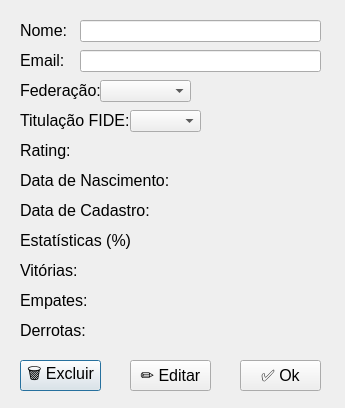
<?xml version="1.0" encoding="UTF-8"?>
<ui version="4.0">
 <class>Dialog</class>
 <widget class="QDialog" name="Dialog">
  <property name="geometry">
   <rect>
    <x>0</x>
    <y>0</y>
    <width>345</width>
    <height>408</height>
   </rect>
  </property>
  <property name="windowTitle">
   <string>Dialog</string>
  </property>
  <widget class="QLabel" name="label">
   <property name="geometry">
    <rect>
     <x>10</x>
     <y>20</y>
     <width>49</width>
     <height>16</height>
    </rect>
   </property>
   <property name="text">
    <string/>
   </property>
  </widget>
  <widget class="QLabel" name="label_2">
   <property name="geometry">
    <rect>
     <x>20</x>
     <y>20</y>
     <width>51</width>
     <height>21</height>
    </rect>
   </property>
   <property name="font">
    <font>
     <pointsize>12</pointsize>
    </font>
   </property>
   <property name="text">
    <string>Nome:</string>
   </property>
  </widget>
  <widget class="QLineEdit" name="lineEdit">
   <property name="geometry">
    <rect>
     <x>80</x>
     <y>20</y>
     <width>241</width>
     <height>22</height>
    </rect>
   </property>
  </widget>
  <widget class="QLabel" name="label_3">
   <property name="geometry">
    <rect>
     <x>20</x>
     <y>50</y>
     <width>51</width>
     <height>21</height>
    </rect>
   </property>
   <property name="font">
    <font>
     <pointsize>12</pointsize>
    </font>
   </property>
   <property name="text">
    <string>Email:</string>
   </property>
  </widget>
  <widget class="QLineEdit" name="lineEdit_2">
   <property name="geometry">
    <rect>
     <x>80</x>
     <y>50</y>
     <width>241</width>
     <height>22</height>
    </rect>
   </property>
  </widget>
  <widget class="QLabel" name="label_data_nascimento">
   <property name="geometry">
    <rect>
     <x>20</x>
     <y>170</y>
     <width>301</width>
     <height>21</height>
    </rect>
   </property>
   <property name="font">
    <font>
     <pointsize>12</pointsize>
    </font>
   </property>
   <property name="text">
    <string>Data de Nascimento:</string>
   </property>
  </widget>
  <widget class="QLabel" name="label_4">
   <property name="geometry">
    <rect>
     <x>20</x>
     <y>80</y>
     <width>81</width>
     <height>21</height>
    </rect>
   </property>
   <property name="font">
    <font>
     <pointsize>12</pointsize>
    </font>
   </property>
   <property name="text">
    <string>Federação:</string>
   </property>
  </widget>
  <widget class="QComboBox" name="comboBox">
   <property name="geometry">
    <rect>
     <x>100</x>
     <y>80</y>
     <width>91</width>
     <height>22</height>
    </rect>
   </property>
  </widget>
  <widget class="QLabel" name="label_6">
   <property name="geometry">
    <rect>
     <x>20</x>
     <y>110</y>
     <width>111</width>
     <height>21</height>
    </rect>
   </property>
   <property name="font">
    <font>
     <pointsize>12</pointsize>
    </font>
   </property>
   <property name="text">
    <string>Titulação FIDE:</string>
   </property>
  </widget>
  <widget class="QComboBox" name="comboBox_2">
   <property name="geometry">
    <rect>
     <x>130</x>
     <y>110</y>
     <width>71</width>
     <height>22</height>
    </rect>
   </property>
  </widget>
  <widget class="QLabel" name="label_rating">
   <property name="geometry">
    <rect>
     <x>20</x>
     <y>140</y>
     <width>301</width>
     <height>21</height>
    </rect>
   </property>
   <property name="font">
    <font>
     <pointsize>12</pointsize>
    </font>
   </property>
   <property name="text">
    <string>Rating: </string>
   </property>
  </widget>
  <widget class="QLabel" name="label_data_cadastro">
   <property name="geometry">
    <rect>
     <x>20</x>
     <y>200</y>
     <width>301</width>
     <height>21</height>
    </rect>
   </property>
   <property name="font">
    <font>
     <pointsize>12</pointsize>
    </font>
   </property>
   <property name="text">
    <string>Data de Cadastro:</string>
   </property>
  </widget>
  <widget class="QLabel" name="label_9">
   <property name="geometry">
    <rect>
     <x>20</x>
     <y>230</y>
     <width>111</width>
     <height>21</height>
    </rect>
   </property>
   <property name="font">
    <font>
     <pointsize>12</pointsize>
    </font>
   </property>
   <property name="text">
    <string>Estatísticas (%):</string>
   </property>
  </widget>
  <widget class="QLabel" name="label_vitorias">
   <property name="geometry">
    <rect>
     <x>20</x>
     <y>260</y>
     <width>301</width>
     <height>21</height>
    </rect>
   </property>
   <property name="font">
    <font>
     <pointsize>12</pointsize>
    </font>
   </property>
   <property name="text">
    <string>Vitórias: </string>
   </property>
  </widget>
  <widget class="QLabel" name="label_empates">
   <property name="geometry">
    <rect>
     <x>20</x>
     <y>290</y>
     <width>301</width>
     <height>21</height>
    </rect>
   </property>
   <property name="font">
    <font>
     <pointsize>12</pointsize>
    </font>
   </property>
   <property name="text">
    <string>Empates:</string>
   </property>
  </widget>
  <widget class="QLabel" name="label_derrotas">
   <property name="geometry">
    <rect>
     <x>20</x>
     <y>320</y>
     <width>301</width>
     <height>21</height>
    </rect>
   </property>
   <property name="font">
    <font>
     <pointsize>12</pointsize>
    </font>
   </property>
   <property name="text">
    <string>Derrotas:</string>
   </property>
  </widget>
  <widget class="QPushButton" name="pushButton">
   <property name="geometry">
    <rect>
     <x>20</x>
     <y>360</y>
     <width>81</width>
     <height>31</height>
    </rect>
   </property>
   <property name="font">
    <font>
     <pointsize>12</pointsize>
    </font>
   </property>
   <property name="text">
    <string>🗑️ Excluir</string>
   </property>
  </widget>
  <widget class="QPushButton" name="pushButton_2">
   <property name="geometry">
    <rect>
     <x>130</x>
     <y>360</y>
     <width>81</width>
     <height>31</height>
    </rect>
   </property>
   <property name="font">
    <font>
     <pointsize>12</pointsize>
    </font>
   </property>
   <property name="text">
    <string>✏️ Editar</string>
   </property>
  </widget>
  <widget class="QPushButton" name="pushButton_3">
   <property name="geometry">
    <rect>
     <x>240</x>
     <y>360</y>
     <width>81</width>
     <height>31</height>
    </rect>
   </property>
   <property name="font">
    <font>
     <pointsize>12</pointsize>
    </font>
   </property>
   <property name="text">
    <string>✅ Ok</string>
   </property>
  </widget>
 </widget>
 <resources/>
 <connections/>
</ui>
